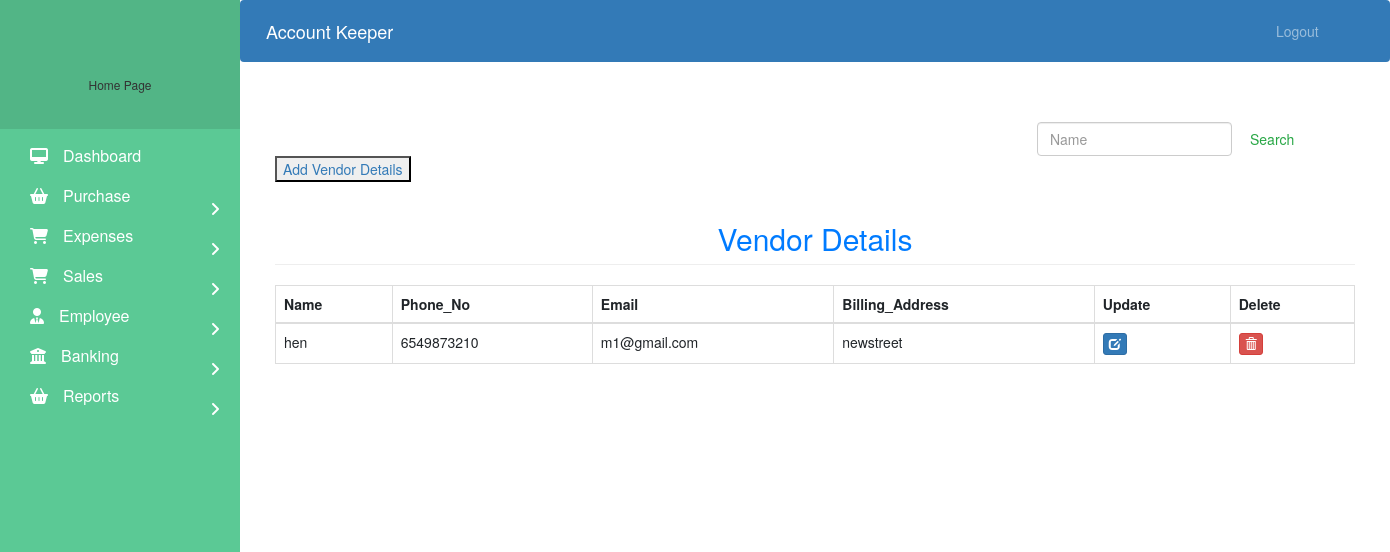
The app's page /purchase/vendor/ with its own data.
### Purchase/models.py (models this page shows, shortened)
class Vendor(models.Model):
    Name = models.CharField(max_length = 50)
    Phone_No = models.CharField(max_length = 10, null = False)
    Email = models.EmailField(max_length = 50)
    Billing_Address = models.CharField(max_length = 100)

### Purchase/views.py (the view)
# urls.py: path('purchase/vendor/', venview.vendor_view, name='pur_ven'),
def vendor_view(request):
    vendor = Vendor.objects.all()
    if(vendor!=''):
        return render(request,'Purchase/vendor.html', {'vendor': vendor})
    else:
        return render(request,'Purchase/vendor.html')

### templates/purchase/vendor.html (shortened to what this page needs)
{% extends 'Base/navbar.html' %}
{% block content %}
{% load static %}
<head>
  <link href="//netdna.bootstrapcdn.com/bootstrap/3.0.0/css/bootstrap.min.css" rel="stylesheet" id="bootstrap-css">
</head>
<div class="container">
     <form  action="/searchvendor" method ="get" style="margin-left:70%;" class="form-inline my-2 my-lg-0">
      <input class="form-control mr-sm-2" type="search" placeholder="Name" name="query" id="query" aria-label="Search">
      <button class="btn btn-outline-success my-2 my-sm-0" type="submit" name="search">Search</button>
    </form>
    <div class="container-fluid">
      <p><button><a href="/add-vendor">Add Vendor Details</a></button></p>
      {% if vendor %}
      <div class="col-md-offset">
        <h2 class="page-header text-primary text-center text-block"> Vendor Details</h2>
        <table class="table table-bordered">
          <thead>
            <tr>
              <th>Name</th>
              <th>Phone_No</th>
              <th>Email</th>
              <th>Billing_Address</th>
              <th>Update</th>
              <th>Delete</th>
              </tr>
          </thead>
            {% for vendor in vendor %}
            <tbody>
              <tr>
                <td>{{vendor.Name}}</td>
                <td>{{vendor.Phone_No}}</td>
                <td>{{vendor.Email}}</td>
                <td>{{vendor.Billing_Address}}</td>
                <td><a class="btn btn-primary btn-xs" href="{% url 'update-vendor' vendor.id  %}"><span class="glyphicon glyphicon-edit"></span></a></td>
                <td><a class="btn btn-danger btn-xs" href="{% url 'delete-vendor' vendor.id  %}"><span class="glyphicon glyphicon-trash"></span>
            </tr>
          {% endfor %}
        </table>
    </div>
  {%else%}
    <br><br><br>
    <h4 style="text-align: center;color: red;">No Vendor Found !!!</h4>
  {% endif %}
</div>
{% endblock content %}

### templates/Base/navbar.html (style rules this page uses)
a:link { text-decoration: none; }
a { color: white; }
body { padding-left: 240px; }

### templates/purchase/vendor.html (style rules this page uses)
a:link { text-decoration: none; }

### records on screen
Vendor: Name "hen", Phone_No "6549873210", Email "m1@gmail.com", Billing_Address "newstreet"
